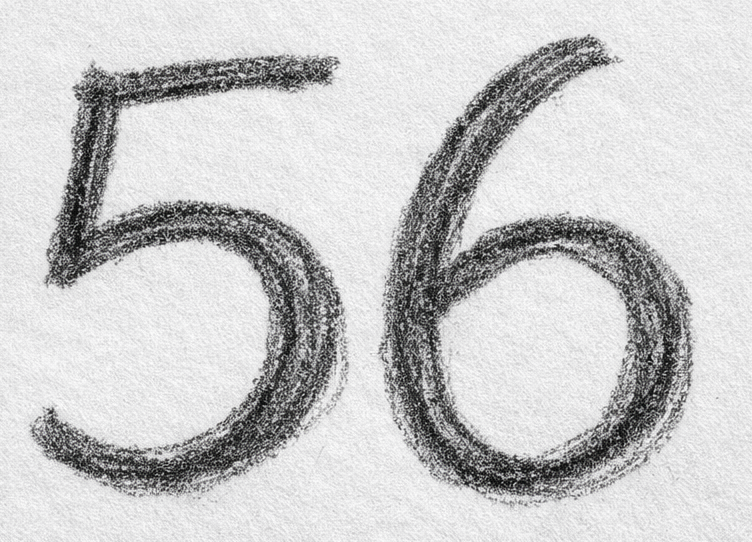
#> input picture task_2/input_digits_1.png, 752 x 542 px
$ python ImageSegmentation.py
#> lines starting #> are read from the running program, lines starting #| are printed output that depends on the picture; after the words box and inside, x2 and y2 are one past the last pixel; in counts of white or black regions, pixels touching at a corner belong together
import cv2
import numpy as np
import os

# ==============================
# PARAMETERS (tunable)
# ==============================

INPUT_IMAGES = [
    "input_digits_1.png",
    "input_digits_2.png",
    "input_digits_3.png",
    "input_digits_4.jpg",
    "input_digits_5.jpg"
]

OUTPUT_FOLDER = "segmented_digits"

MIN_COMPONENT_AREA = 100
DIGIT_SIZE = (28, 28)

USE_ADAPTIVE_THRESHOLD = False


# ==============================
# CREATE OUTPUT FOLDER
# ==============================

os.makedirs(OUTPUT_FOLDER, exist_ok=True)


# ==============================
# PROCESS EACH IMAGE
# ==============================

for img_index, image_path in enumerate(INPUT_IMAGES):

    image = cv2.imread(image_path)
#> image is the input picture: shape (542, 752, 3); mean B, G, R 201.7, 201.3, 201.3

    if image is None:
        print(f"Skipping {image_path} (not found)")
        continue

    print(f"\nProcessing {image_path}")

    # ==============================
    # STEP 1 – GRAYSCALE
    # ==============================

    gray = cv2.cvtColor(image, cv2.COLOR_BGR2GRAY)

    # ==============================
    # STEP 2 – BLUR
    # ==============================

    blur = cv2.GaussianBlur(gray, (5,5), 0)

    # ==============================
    # STEP 3 – BINARIZATION
    # ==============================

    if USE_ADAPTIVE_THRESHOLD:

        binary = cv2.adaptiveThreshold(
            blur,
            255,
            cv2.ADAPTIVE_THRESH_GAUSSIAN_C,
            cv2.THRESH_BINARY_INV,
            11,
            2
        )

    else:

        _, binary = cv2.threshold(
            blur,
            0,
            255,
            cv2.THRESH_BINARY_INV + cv2.THRESH_OTSU
        )
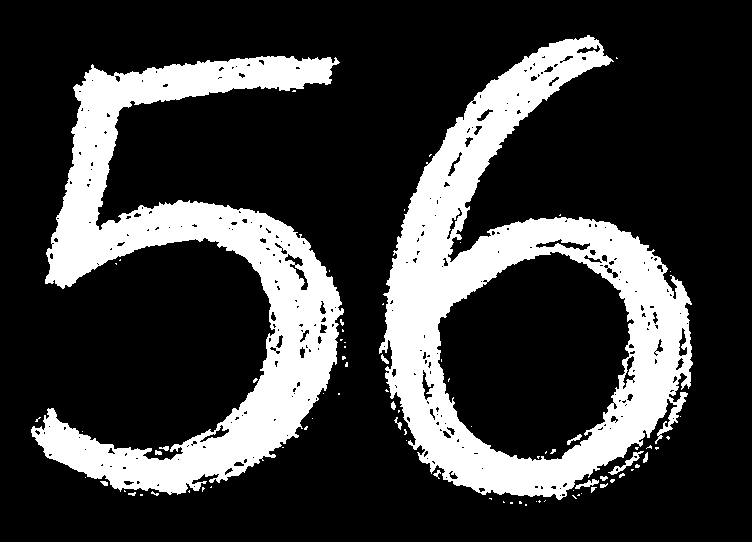
#> binary: shape (542, 752); 23.3% white; 81 white regions (64 under 20 px), largest, box (x1, y1, x2, y2) and area: (379, 35, 693, 500) 49334, (31, 56, 344, 495) 44463, (608, 451, 644, 475) 179

    # ==============================
    # STEP 4 – ENSURE DIGITS WHITE
    # ==============================

    white_pixels = np.sum(binary == 255)
#> white_pixels = 94863
    black_pixels = np.sum(binary == 0)
#> black_pixels = 312721

    if white_pixels > black_pixels:
        binary = cv2.bitwise_not(binary)

    # ==============================
    # STEP 5 – MORPHOLOGICAL CLEANUP
    # ==============================

    kernel = np.ones((3,3), np.uint8)
    binary = cv2.morphologyEx(binary, cv2.MORPH_CLOSE, kernel)
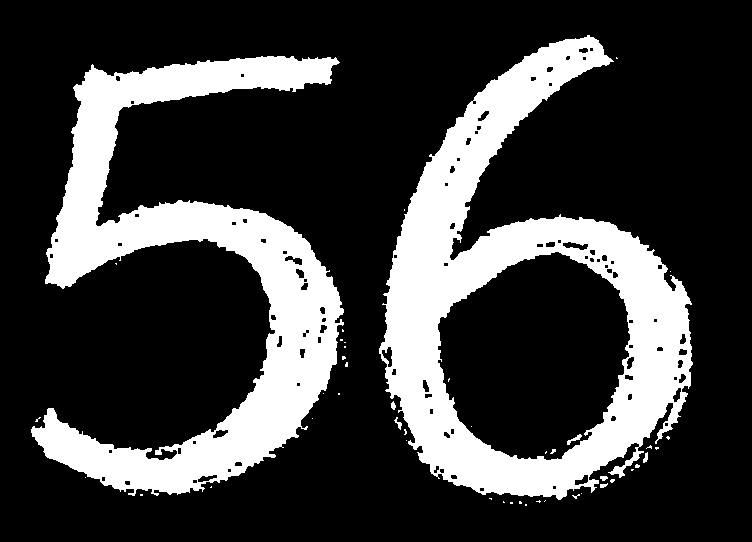
#> binary: shape (542, 752); 23.9% white; 46 white regions (38 under 20 px), largest, box (x1, y1, x2, y2) and area: (379, 35, 693, 500) 51313, (31, 56, 344, 496) 45756, (567, 434, 582, 445) 56

    # ==============================
    # STEP 6 – CONNECTED COMPONENTS
    # ==============================

    num_labels, labels, stats, centroids = cv2.connectedComponentsWithStats(binary)
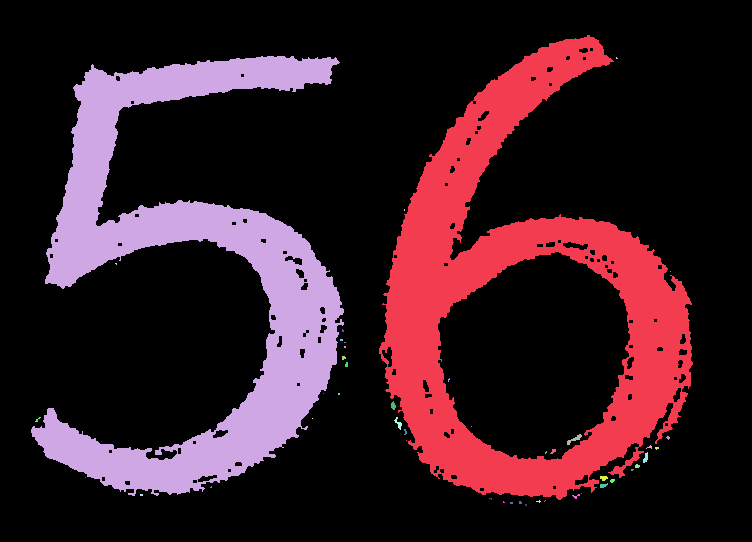
#> labels: shape (542, 752) int32; 47 distinct labels, from 0 to 46; one colour per label, 0 black
#> num_labels = 47; stats = 47 rows, first 6: [0, 0, 752, 542, 310061], [379, 35, 314, 465, 51313], [31, 56, 313, 440, 45756], [616, 57, 2, 2, 3], [404, 209, 1, 2, 2], [115, 263, 2, 2, 3]; centroids = 47 pairs, first value 37.27 to 670, second value 57.67 to 504.5

    digits = []

    # ==============================
    # STEP 7 – FILTER COMPONENTS
    # ==============================

    for i in range(1, num_labels):

        x = stats[i, cv2.CC_STAT_LEFT]
        y = stats[i, cv2.CC_STAT_TOP]
        w = stats[i, cv2.CC_STAT_WIDTH]
        h = stats[i, cv2.CC_STAT_HEIGHT]
        area = stats[i, cv2.CC_STAT_AREA]

        if area < MIN_COMPONENT_AREA:
            continue

        digits.append((x, y, w, h))
#> this loop made 46 passes
#> (x, y, w, h, area) on passes 1, 2, 16, 18, 22, 29, 33, 35: (379, 35, 314, 465, 51313), (31, 56, 313, 440, 45756), (391, 401, 5, 9, 31), (394, 417, 8, 13, 39), (567, 434, 15, 11, 56), (643, 452, 5, 11, 35), (600, 476, 8, 5, 30), (600, 483, 8, 5, 26)
#> after the loop, digits = [(379, 35, 314, 465), (31, 56, 313, 440)]

    # ==============================
    # STEP 8 – SORT LEFT → RIGHT
    # ==============================

    digits = sorted(digits, key=lambda d: d[0])
#> digits = [(31, 56, 313, 440), (379, 35, 314, 465)]

    # ==============================
    # STEP 9 – CROP DIGITS
    # ==============================

    digit_images = []

    for i, (x, y, w, h) in enumerate(digits):

        digit = binary[y:y+h, x:x+w]

        digit_resized = cv2.resize(digit, DIGIT_SIZE)

        digit_images.append(digit_resized)

        output_path = f"{OUTPUT_FOLDER}/img{img_index}_digit_{i}.png"
        cv2.imwrite(output_path, digit_resized)
#> this loop made 2 passes
#> pass 1, `digit = binary[y:y+h, x:x+w]`:
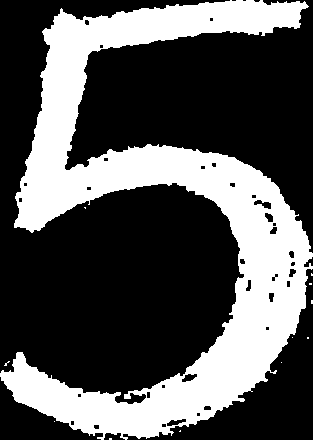
#> digit: shape (440, 313); 33.3% white; 12 white regions (11 under 20 px), largest, box (x1, y1, x2, y2) and area: (0, 0, 313, 440) 45756
#> pass 1, `digit_resized = cv2.resize(digit, DIGIT_SIZE)`:
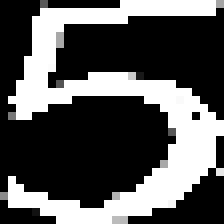
#> digit_resized: shape (28, 28) (shown 8 times larger); min 0, max 255, mean 87
#> pass 2, `digit = binary[y:y+h, x:x+w]`:
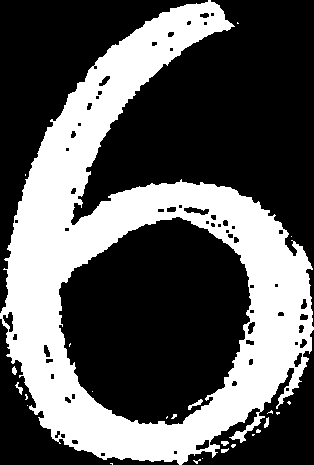
#> digit: shape (465, 314); 35.4% white; 25 white regions (18 under 20 px), largest, box (x1, y1, x2, y2) and area: (0, 0, 314, 465) 51313, (188, 399, 203, 410) 56, (15, 382, 23, 395) 39
#> after the loop, digit_images = 2 items

    # ==============================
    # STEP 10 – VISUALIZATION
    # ==============================

    display = image.copy()

    for (x, y, w, h) in digits:
        cv2.rectangle(display, (x, y), (x+w, y+h), (0,255,0), 2)
#> this loop made 2 passes
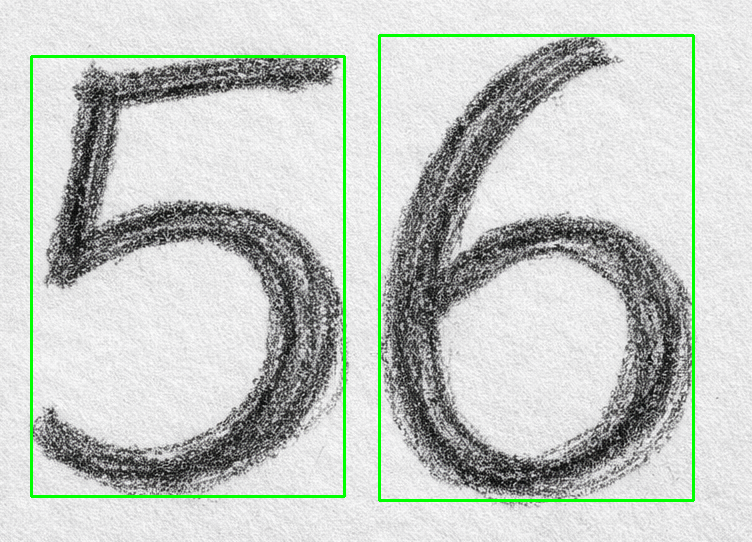
#> display: shape (542, 752, 3); 2.25% of pixels changed, all inside (x1, y1, x2, y2) = (30, 34, 695, 502)

    cv2.imshow(f"Original Image {img_index}", image)
    cv2.imshow(f"Binary Image {img_index}", binary)
    cv2.imshow(f"Detected Digits {img_index}", display)

    print(f"{len(digit_images)} digits detected in {image_path}")
#| 2 digits detected in input_digits_1.png
#> pass 2 of the loop `for img_index, image_path in enumerate(INPUT_IMAGES):`:
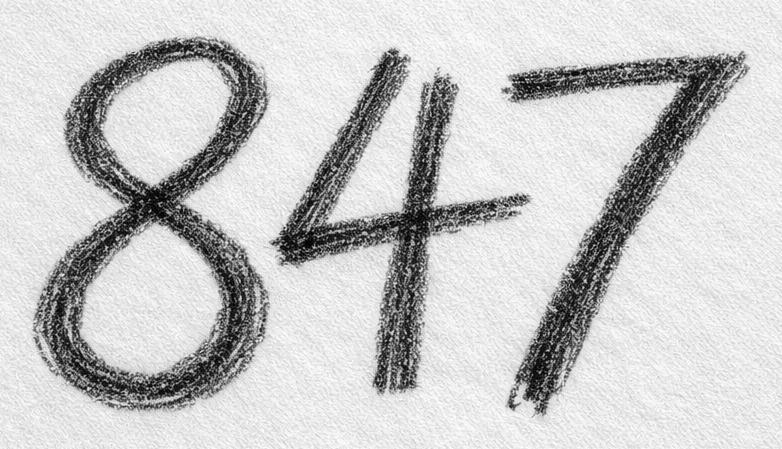
#> input picture task_2/input_digits_2.png, 782 x 449 px
#> image is the input picture: shape (449, 782, 3); min 0, max 255, mean 200.5
#> gray: shape (449, 782)
#> blur: shape (449, 782)
#> `_, binary = cv2.threshold( blur, 0, 255, cv2.THRESH_BINARY_INV + cv2.T..`:
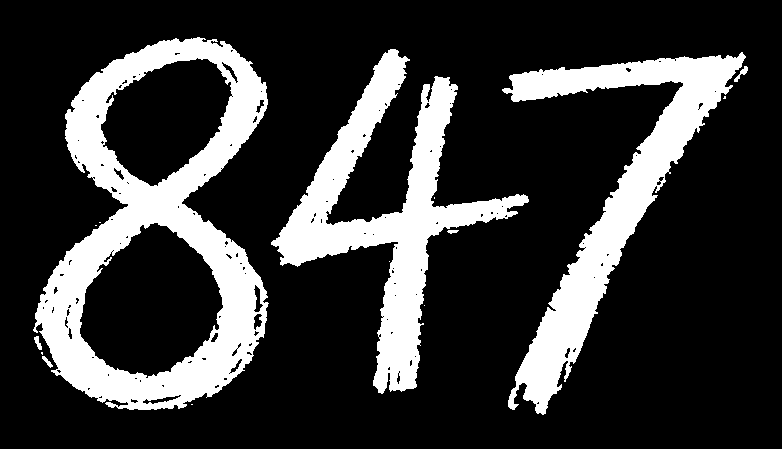
#> binary: shape (449, 782); 21.7% white; 15 white regions (8 under 20 px), largest, box (x1, y1, x2, y2) and area: (33, 37, 269, 410) 33297, (271, 49, 529, 394) 22045, (502, 52, 746, 415) 20438
#> white_pixels = 76018
#> black_pixels = 275100
#> labels: shape (449, 782) int32; 8 distinct labels, from 0 to 7
#> num_labels = 8; stats = [[0, 0, 782, 449, 273664], [33, 37, 236, 373, 34082], [271, 49, 258, 345, 22452], [502, 52, 246, 363, 20798], [95, 225, 2, 1, 2], [424, 305, 1, 1, 1], [34, 336, 19, 32, 117], [191, 404, 2, 1, 2]]; centroids = [[403, 225.3], [156.7, 235.8], [388.3, 214.5], [613.2, 196.4], [95.5, 225], [424, 305], [41.85, 351.1], [191.5, 404]]
#> the loop `for i in range(1, num_labels): ` made 7 passes
#> after the loop `for i in range(1, num_labels):`: digits = [(33, 37, 236, 373), (271, 49, 258, 345), (502, 52, 246, 363), (34, 336, 19, 32)]
#> `digits = sorted(digits, key=lambda d: d[0])`: digits = [(33, 37, 236, 373), (34, 336, 19, 32), (271, 49, 258, 345), (502, 52, 246, 363)]
#> the loop `for i, (x, y, w, h) in enumerate(digits): ` made 4 passes
#> after the loop `for i, (x, y, w, h) in enumerate(digits):`: digit_images = 4 items
#> the loop `for (x, y, w, h) in digits:` made 4 passes
#> after the loop `for (x, y, w, h) in digits:`:
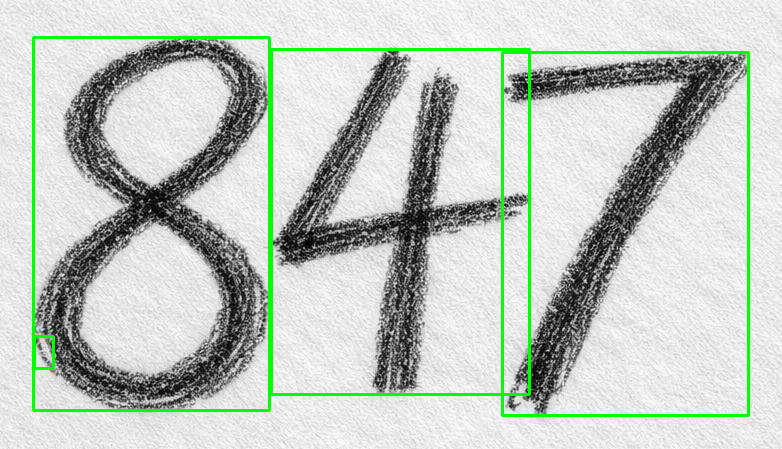
#> display: shape (449, 782, 3); 3.07% of pixels changed, all inside (x1, y1, x2, y2) = (32, 36, 750, 417)
#| 4 digits detected in input_digits_2.png
#> pass 3 of the loop `for img_index, image_path in enumerate(INPUT_IMAGES):`:
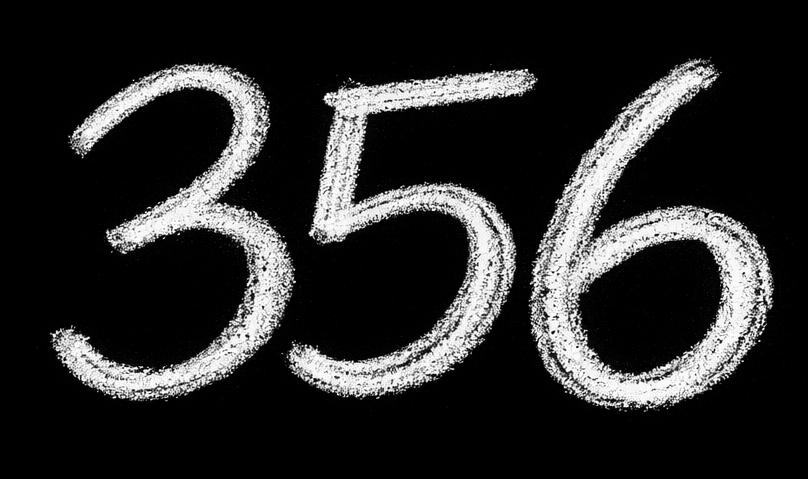
#> input picture task_2/input_digits_3.png, 808 x 479 px
#> image is the input picture: shape (479, 808, 3); min 0, max 255, mean 42.1
#> gray: shape (479, 808)
#> blur: shape (479, 808)
#> `_, binary = cv2.threshold( blur, 0, 255, cv2.THRESH_BINARY_INV + cv2.T..`:
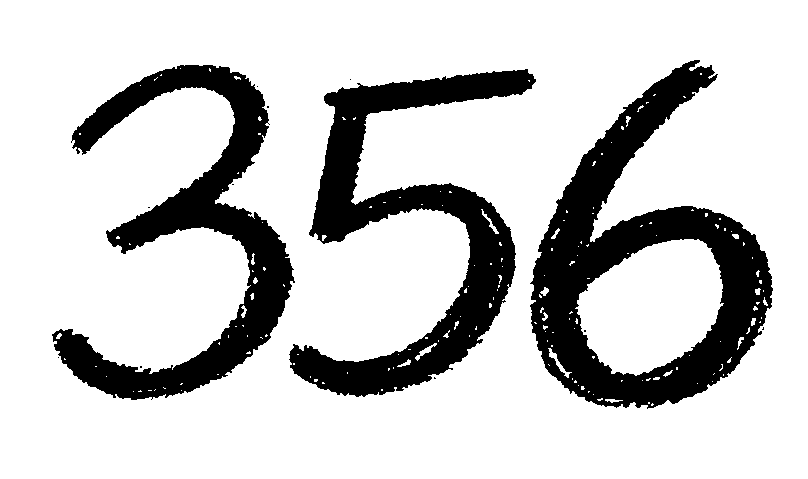
#> binary: shape (479, 808); 79.5% white; 13 black regions (10 under 20 px), largest, box (x1, y1, x2, y2) and area: (530, 60, 773, 409) 30941, (289, 69, 536, 397) 24861, (52, 65, 295, 400) 23693
#> white_pixels = 307511
#> black_pixels = 79521
#> labels: shape (479, 808) int32; 8 distinct labels, from 0 to 7
#> stats = [[0, 0, 808, 479, 306033], [530, 60, 243, 349, 31623], [52, 65, 243, 335, 24107], [289, 69, 247, 328, 25258], [350, 79, 1, 1, 1], [267, 106, 2, 2, 4], [148, 207, 2, 1, 2], [762, 327, 2, 3, 4]]; centroids = [[394.8, 236.9], [641.5, 264.9], [192.8, 237.7], [411.5, 233.1], [350, 79], [267.5, 106.5], [148.5, 207], [762.8, 328.2]]
#> the loop `for i in range(1, num_labels): ` made 7 passes
#> after the loop `for i in range(1, num_labels):`: digits = [(530, 60, 243, 349), (52, 65, 243, 335), (289, 69, 247, 328)]
#> `digits = sorted(digits, key=lambda d: d[0])`: digits = [(52, 65, 243, 335), (289, 69, 247, 328), (530, 60, 243, 349)]
#> the loop `for i, (x, y, w, h) in enumerate(digits): ` made 3 passes
#> after the loop `for i, (x, y, w, h) in enumerate(digits):`: digit_images = 3 items
#> the loop `for (x, y, w, h) in digits:` made 3 passes
#> after the loop `for (x, y, w, h) in digits:`:
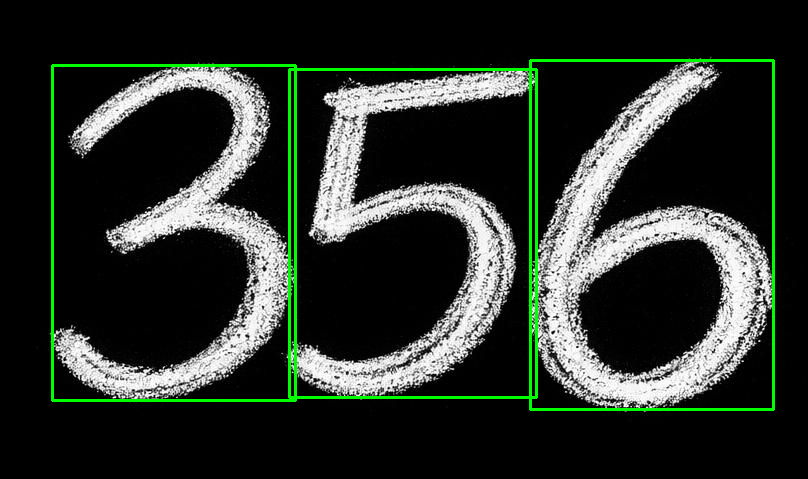
#> display: shape (479, 808, 3); 2.69% of pixels changed, all inside (x1, y1, x2, y2) = (51, 59, 775, 411)
#| 3 digits detected in input_digits_3.png
#> the loop made 5 passes; the first 3 are shown

# ==============================
# FINAL WAIT
# ==============================

cv2.waitKey(0)
cv2.destroyAllWindows()

print("\nSegmentation complete.")
